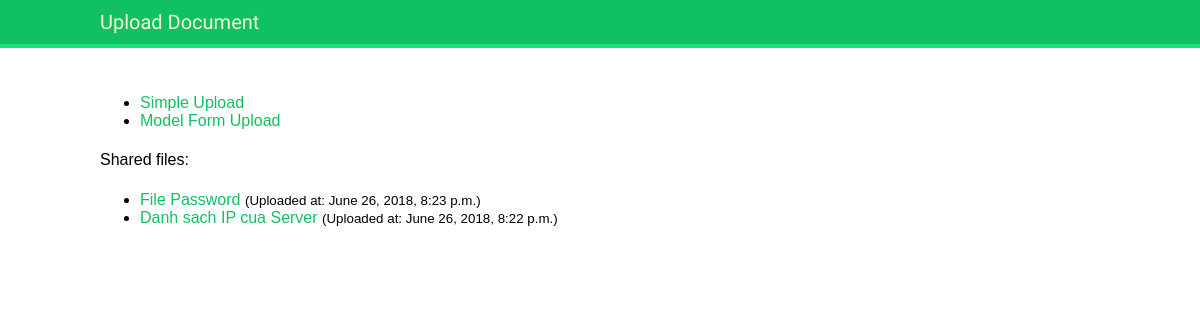
/home/, run on an earlier commit of the app's database.
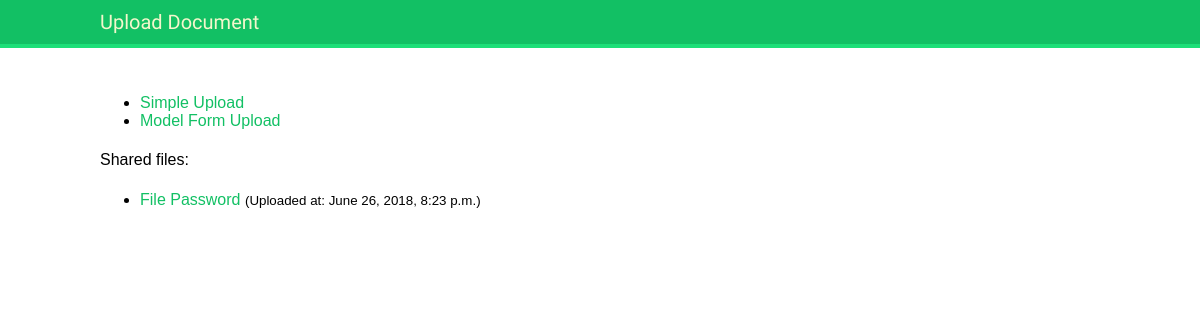
And on a later commit of the database.
### core/models.py (models this page shows, shortened)
class Document(models.Model):
    description = models.CharField(max_length=255, blank=True)
    document = models.FileField(upload_to='documents/%Y/%m/%d/', default='', blank=True)
    uploaded_at = models.DateTimeField(auto_now_add=True)
    updated = models.DateTimeField(auto_now=True)
    ipaddr_and_date = models.CharField(max_length=30, blank=True)
    def get_ip_of_document(self):
        return self.ipaddr_and_date.rsplit('_', 1)[0]
    class Meta:
        ordering = ('-uploaded_at',)

### core/views.py (the view)
# urls.py: 2. Add a URL to urlpatterns:  path('', views.home, name='home')
def home(request):
    user = Person.objects.get(username='teacher')
    documents = user.documents.all()
    ip = get_client_ip(request)
    return render(request, 'core/home.html', {'documents': documents,
                                              'ip': ip})

### core/views.py (called while the page is built, shortened)
def get_client_ip(request):
    remote_address = request.META.get('REMOTE_ADDR')
    ip = remote_address
    x_forwarded_for = request.META.get('HTTP_X_FORWARDED_FOR')
    return ip

### core/templates/core/home.html (shortened to what this page needs)
{% extends 'base.html' %}
{% block content %}
    <ul>
        <li>
            <a href="{% url 'simple_upload' %}">Simple Upload</a>
        </li>
        <li>
            <a href="{% url 'model_form_upload' %}">Model Form Upload</a>
        </li>
    </ul>
    <p>Shared files:</p>
    <ul>
        {% for obj in documents %}
            <li class="{{ obj.id }}">
                <a href="{{ obj.document.url }}">{{ obj.description }}</a>
                <small>(Uploaded at: {{ obj.uploaded_at }})</small>
            </li>
        {% endfor %}
    </ul>
{% endblock %}

### templates/base.html (shortened to what this page needs)
{% load static %}
<!DOCTYPE html>
<html>
<head>
    <link href="{% static "css/base.css" %}" rel="stylesheet">
    <div id="header">
        <span class="logo">Upload Document</span>
    </div>
</head>
<body>
<div id="content">
    {% block content %}
    {% endblock %}
</div>
</body>
</html>

### core/static/css/base.css (style rules this page uses)
body { margin:0; padding:0; font-family:helvetica, sans-serif; }
p { line-height: 1.8; }
a { color:#12c064; text-decoration:none; }
#header { padding:10px 100px; font-size:14px; background:#12c064; color:#fff; border-bottom:4px solid #1cdf78; overflow:auto; }
#header .logo { font-family: 'Muli', sans-serif; float:left; color:#f3f7cc; font-size:20px; margin-right:10%; }
#content { padding:30px 100px; }

What changed in the data, as far as the page shows it:
removed Document: description "Danh sach IP cua Server", uploaded_at "June 26, 2018, 8:22 p.m."
